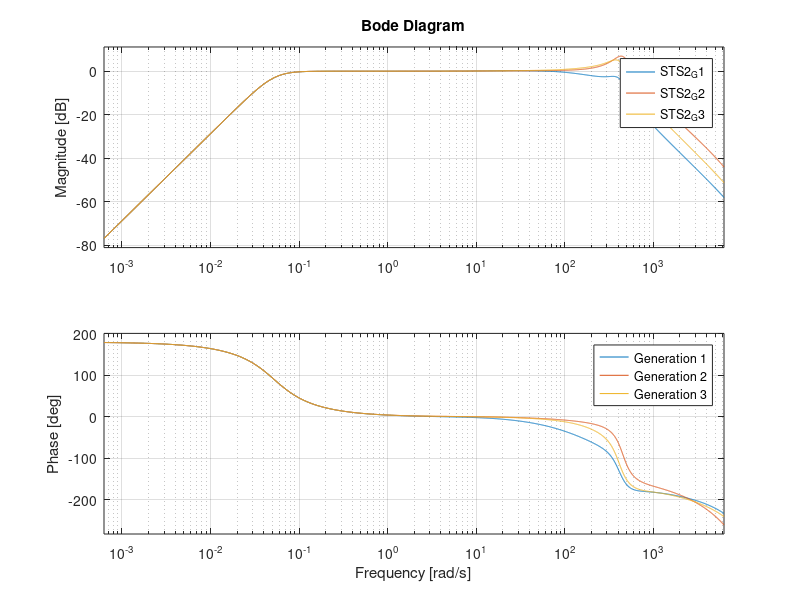

The MATLAB source for this figure:

%http://www.iris.edu/NRL/sensors/streckeisen/streckeisen_sts2_sensors.htm
%http://www.passcal.nmt.edu/content/instrumentation/sensors/sensor-comparison-chart/poles-and-zeroes#sts2_gen3

%copied pole zero model off of the web of STS2


%generation 3 	09/97 to present 	model # 997xx and later
PP = [ -1.33E+04 	0.00E+00
-1.05E+04 	1.01E+04
-1.05E+04 	-1.01E+04
-5.20E+02 	0.00E+00
-3.75E+02 	0.00E+00
-9.73E+01 	4.01E+02
-9.73E+01 	-4.01E+02
-1.56E+01 	0.00E+00
-3.70E-02 	3.70E-02
-3.70E-02 	-3.70E-02
-2.55E+02 	0.00E+00];
PP = PP(:,1) + i*PP(:,2);


ZZ = [0.00E+00 	0.00E+00
0.00E+00 	0.00E+00
-4.63E+02 	4.31E+02
-4.63E+02 	-4.31E+02
-1.77E+02 	0.00E+00
-1.52E+01 	0.00E+00];
 

ZZ = ZZ(:,1) + i*ZZ(:,2);

STS2_G3 = zpk(ZZ,PP,1);

STS2_G3 = STS2_G3/abs(freqresp(STS2_G3,2*pi*1));


%generation 2 	09/94 to 04/97 model #	99443 to 497xx


PPP = [-6.91E+03 	9.21E+03
-6.91E+03 	-9.21E+03
-6.23E+03 	0.00E+00
-4.94E+03 	4.71E+03
-4.94E+03 	-4.71E+03
-1.39E+03 	0.00E+00
-5.57E+02 	6.01E+01
-5.57E+02 	-6.01E+01
-9.84E+01 	4.43E+02
-9.84E+01 	-4.43E+02
-1.10E+01 	0.00E+00
-3.70E-02 	3.70E-02
-3.70E-02 	-3.70E-02
-2.55E+02 	0.00E+00];

PPP = PPP(:,1) + i*PPP(:,2);

ZZZ =[0.00E+00 	0.00E+00
0.00E+00 	0.00E+00
-5.91E+03 	3.41E+03
-5.91E+03 	-3.41E+03
-6.84E+02 	1.76E+02
-6.84E+02 	-1.76E+02
-5.55E+02 	0.00E+00
-2.95E+02 	0.00E+00
-1.08E+01 	0.00E+00];


ZZZ = ZZZ(:,1) + i*ZZZ(:,2);

STS2_G2 = zpk(ZZZ,PPP,1);

STS2_G2 = STS2_G2/abs(freqresp(STS2_G2,2*pi*1));

%1 	01/90 to 09/94  model # 	19001 to 99442

P = [-3.70E-02 	3.70E-02
-3.70E-02 	-3.70E-02
-1.60E+01 	0.00E+00
-4.17E+02 	0.00E+00
-1.87E+02 	0.00E+00
-1.01E+02 	4.02E+02
-1.01E+02 	-4.02E+02
-7.45E+03 	7.14E+03
-7.45E+03 	-7.14E+03];
P = P(:,1) + i*P(:,2);


Z = [0.00E+00 	0.00E+00
0.00E+00 	0.00E+00
-1.52E+01 	0.00E+00
-3.19E+02 	4.01E+02
-3.19E+02 	-4.01E+02];
Z = Z(:,1) + i*Z(:,2);

STS2_G1 = zpk(Z,P,1);

STS2_G1 = STS2_G1/abs(freqresp(STS2_G1,2*pi*1));

figure(44)

bode(STS2_G1,STS2_G2,STS2_G3,2*pi*logspace(-4,3,4454))
grid on
legend('Generation 1','Generation 2','Generation 3');
Note='The mat file contains the models for the different generation of STS2'

save STS2_Models.mat STS2_G1 STS2_G2 STS2_G3 Note